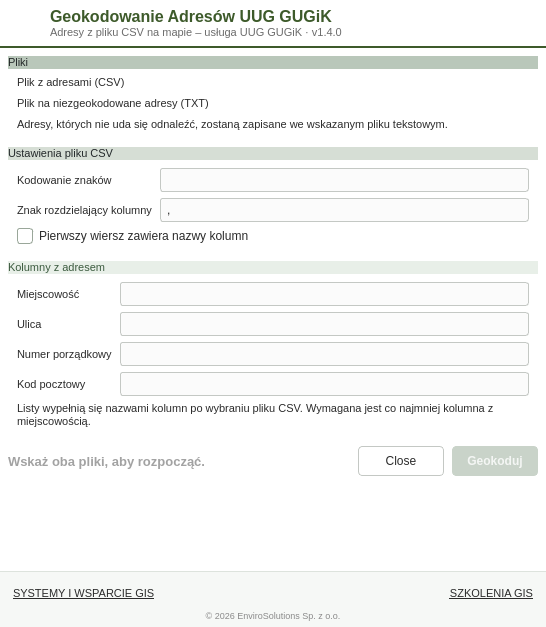
<?xml version="1.0" encoding="UTF-8"?>
<ui version="4.0">
 <class>GeokodowanieAdresowDialogBase</class>
 <widget class="QDialog" name="GeokodowanieAdresowDialogBase">
  <property name="geometry">
   <rect>
    <x>0</x>
    <y>0</y>
    <width>546</width>
    <height>627</height>
   </rect>
  </property>
  <property name="minimumSize">
   <size>
    <width>400</width>
    <height>0</height>
   </size>
  </property>
  <property name="windowTitle">
   <string>Geokodowanie Adresów UUG GUGiK</string>
  </property>
  <property name="windowIcon">
   <iconset>
    <normaloff>../images/icon_uug.svg</normaloff>../images/icon_uug.svg</iconset>
  </property>
  <property name="styleSheet">
   <string notr="true">QDialog#GeokodowanieAdresowDialogBase { background-color: #ffffff; }
QLabel { background: transparent; color: #2b2b2b; font-size: 8pt; }
QCheckBox { background: transparent; color: #2b2b2b; font-size: 9pt; spacing: 6px; }
QCheckBox::indicator { width: 14px; height: 14px; border: 1px solid #9aa79a; border-radius: 3px; background-color: #ffffff; }
QCheckBox::indicator:hover { border-color: #4c6e4f; }
QCheckBox::indicator:checked { background-color: #4c6e4f; border: 1px solid #4c6e4f; image: url(geokodowanieimg:check.svg); }
QCheckBox::indicator:checked:hover { background-color: #5a7f5d; border-color: #5a7f5d; }

/* ---------- NAGŁÓWEK ---------- */
QFrame#headerFrame { background-color: #ffffff; border: none; border-bottom: 2px solid #3d5a2a; }
QLabel#lbl_title { color: #3d5a2a; font-size: 12pt; font-weight: bold; }
QLabel#lbl_pluginVersion { color: #6b6b6b; font-size: 8pt; }
QToolButton#btn_help { background: transparent; border: none; border-radius: 12px; padding: 0px; }
QToolButton#btn_help:hover { background-color: #e4e9dc; }

/* ---------- KARTY ---------- */
QFrame[card=&quot;true&quot;] { background-color: #ffffff; border: 1px solid #d6ded6; border-radius: 6px; }
QLabel[cardTitle=&quot;true&quot;] {
    font-size: 9pt; font-weight: bold; padding: 5px 8px; border: none;
    border-top-left-radius: 5px; border-top-right-radius: 5px;
}
QLabel#lbl_cardFiles { background-color: #b9c7ba; color: #232829; }
QLabel#lbl_cardCsv { background-color: #d6ded5; color: #23282a; }
QLabel#lbl_cardColumns { background-color: #e8efe8; color: #3b5a3e; }
QLabel[caption=&quot;true&quot;] { color: #2b2b2b; font-weight: bold; }
QLabel[hint=&quot;true&quot;] { color: #8a8a8a; font-size: 7pt; }

/* ---------- POLA ---------- */
QComboBox {
    background-color: #fbfbfb; color: #2b2b2b; font-size: 9pt;
    border: 1px solid #c4c8c4; border-radius: 3px; padding: 2px 6px; min-height: 18px;
}
QComboBox:hover, QComboBox:focus { border-color: #4c6e4f; }
QComboBox:disabled { background-color: #f3f3f3; color: #a0a0a0; border-color: #e0e0e0; }
QComboBox QAbstractItemView {
    background-color: #ffffff; color: #2b2b2b; border: 1px solid #c4c8c4;
    selection-background-color: #e4e9dc; selection-color: #2b2b2b; outline: none;
}
QComboBox::drop-down {
    subcontrol-origin: padding; subcontrol-position: center right;
    width: 18px; border: none; background: transparent;
}
QComboBox::down-arrow { image: url(geokodowanieimg:spin_down.svg); width: 12px; height: 12px; }
QgsFileWidget QLineEdit {
    background-color: #ffffff; color: #2b2b2b; font-size: 9pt;
    border: 1px solid #c4c8c4; border-radius: 3px; padding: 2px 4px; min-height: 18px;
}
QgsFileWidget QLineEdit:hover, QgsFileWidget QLineEdit:focus { border-color: #4c6e4f; }
QgsFileWidget QToolButton {
    background-color: #f5f5f5; color: #555555; font-size: 8pt;
    border: 1px solid #c4c8c4; border-radius: 3px; padding: 2px 6px; min-height: 18px;
}
QgsFileWidget QToolButton:hover { background-color: #eef3ee; border-color: #4c6e4f; }
QgsFileWidget QToolButton:pressed { background-color: #e4e9dc; }

/* ---------- STATUS I PRZYCISKI ---------- */
QLabel#lbl_status { color: #A2A2A2; font-size:10pt; font-weight: bold; }
QLabel#lbl_status[state=&quot;info&quot;] { color: #6b6b6b; }
QLabel#lbl_status[state=&quot;ok&quot;] { color: #3b5a3e; } 
QPushButton#btnGeokoduj {
    background-color: #4c6e4f; color: #ffffff; font-size: 9pt; font-weight: bold;
    border: 1px solid #4c6e4f; border-radius: 4px; padding: 5px 14px; min-height: 18px;
}
QPushButton#btnGeokoduj:hover { background-color: #5a7f5d; border-color: #5a7f5d; }
QPushButton#btnGeokoduj:pressed { background-color: #3d5a40; }
QPushButton#btnGeokoduj:disabled { background-color: #c9d3c9; border-color: #c9d3c9; color: #f4f6f4; }
QDialogButtonBox QPushButton {
    background-color: #ffffff; color: #2b2b2b; font-size: 9pt;
    border: 1px solid #c4c8c4; border-radius: 4px; padding: 5px 12px; min-height: 18px; min-width: 60px;
}
QDialogButtonBox QPushButton:hover { background-color: #f6f8f6; border-color: #4c6e4f; }
QDialogButtonBox QPushButton:pressed { background-color: #e4e9dc; }

/* ---------- STOPKA ---------- */
QFrame#footerFrame { background-color: #f6f8f6; border: none; border-top: 1px solid #dde3dd; }
QLabel#lbl_email_2, QLabel#lbl_szkolenia_2 { font-size: 8pt; padding: 2px 2px; }
QLabel#lbl_copyrights { color: #8a8a8a; font-size: 7pt; }

/* ---------- MOTYW CIEMNY ---------- */
QDialog#GeokodowanieAdresowDialogBase[theme=&quot;dark&quot;] { background-color: #2b2d2e; }
QDialog[theme=&quot;dark&quot;] QLabel { color: #e6e9e7; }
QDialog[theme=&quot;dark&quot;] QCheckBox { color: #e6e9e7; }
QDialog[theme=&quot;dark&quot;] QCheckBox::indicator { background-color: #1f2021; border: 1px solid #6f7773; }
QDialog[theme=&quot;dark&quot;] QCheckBox::indicator:hover { border-color: #7fae83; }
QDialog[theme=&quot;dark&quot;] QCheckBox::indicator:checked { background-color: #7fae83; border: 1px solid #7fae83; }
QDialog[theme=&quot;dark&quot;] QCheckBox::indicator:checked:hover { background-color: #8fbf92; border-color: #8fbf92; }

QDialog[theme=&quot;dark&quot;] QFrame#headerFrame { background-color: #303334; border-bottom: 2px solid #4c6e4f; }
QDialog[theme=&quot;dark&quot;] QLabel#lbl_title { color: #a9cfac; }
QDialog[theme=&quot;dark&quot;] QLabel#lbl_pluginVersion { color: #9aa4a0; }
QDialog[theme=&quot;dark&quot;] QToolButton#btn_help:hover { background-color: #3a3f40; }

QDialog[theme=&quot;dark&quot;] QFrame[card=&quot;true&quot;] { background-color: #262829; border: 1px solid #3e4a40; }
QDialog[theme=&quot;dark&quot;] QLabel#lbl_cardFiles { background-color: #4c6e4f; color: #ffffff; }
QDialog[theme=&quot;dark&quot;] QLabel#lbl_cardCsv { background-color: #3d5a40; color: #e6e9e7; }
QDialog[theme=&quot;dark&quot;] QLabel#lbl_cardColumns { background-color: #2c3a2d; color: #a9cfac; }
QDialog[theme=&quot;dark&quot;] QLabel[caption=&quot;true&quot;] { color: #e6e9e7; }
QDialog[theme=&quot;dark&quot;] QLabel[hint=&quot;true&quot;] { color: #8a918e; }

QDialog[theme=&quot;dark&quot;] QComboBox { background-color: #565656; color: #f0f0f0; border: 1px solid #565656; }
QDialog[theme=&quot;dark&quot;] QComboBox:hover, QDialog[theme=&quot;dark&quot;] QComboBox:focus { border-color: #7fae83; }
QDialog[theme=&quot;dark&quot;] QComboBox:disabled { background-color: #3a3d3e; color: #7a7f7c; border-color: #3a3d3e; }
QDialog[theme=&quot;dark&quot;] QComboBox QAbstractItemView { background-color: #2f3132; color: #e6e9e7; border: 1px solid #4a4f50; selection-background-color: #4c6e4f; selection-color: #ffffff; }
QDialog[theme=&quot;dark&quot;] QgsFileWidget QLineEdit { background-color: #1f2021; color: #e6e9e7; border: 1px solid #1f2021; }
QDialog[theme=&quot;dark&quot;] QgsFileWidget QLineEdit:hover, QDialog[theme=&quot;dark&quot;] QgsFileWidget QLineEdit:focus { border-color: #7fae83; }
QDialog[theme=&quot;dark&quot;] QgsFileWidget QToolButton { background-color: #565656; color: #e6e9e7; border: 1px solid #565656; }
QDialog[theme=&quot;dark&quot;] QgsFileWidget QToolButton:hover { background-color: #626262; border-color: #7fae83; }
QDialog[theme=&quot;dark&quot;] QgsFileWidget QToolButton:pressed { background-color: #4a4a4a; }

QDialog[theme=&quot;dark&quot;] QLabel#lbl_status { color: #a9cfac; }
QDialog[theme=&quot;dark&quot;] QLabel#lbl_status[state=&quot;info&quot;] { color: #9aa4a0; }
QDialog[theme=&quot;dark&quot;] QLabel#lbl_status[state=&quot;error&quot;] { color: #e8877c; }
QDialog[theme=&quot;dark&quot;] QPushButton#btnGeokoduj { background-color: #6f9c73; border-color: #6f9c73; color: #ffffff; }
QDialog[theme=&quot;dark&quot;] QPushButton#btnGeokoduj:hover { background-color: #7fae83; border-color: #7fae83; }
QDialog[theme=&quot;dark&quot;] QPushButton#btnGeokoduj:pressed { background-color: #5a8a5e; }
QDialog[theme=&quot;dark&quot;] QPushButton#btnGeokoduj:disabled { background-color: #3a3f40; border-color: #3a3f40; color: #6f7773; }
QDialog[theme=&quot;dark&quot;] QDialogButtonBox QPushButton { background-color: #2b2d2e; color: #e6e9e7; border: 1px solid #5a6162; }
QDialog[theme=&quot;dark&quot;] QDialogButtonBox QPushButton:hover { background-color: #33383a; border-color: #7fae83; }
QDialog[theme=&quot;dark&quot;] QDialogButtonBox QPushButton:pressed { background-color: #1f2a20; }

QDialog[theme=&quot;dark&quot;] QFrame#footerFrame { background-color: #303334; border-top: 1px solid #3e4244; }
QDialog[theme=&quot;dark&quot;] QLabel#lbl_copyrights { color: #8a918e; }</string>
  </property>
  <property name="modal">
   <bool>false</bool>
  </property>
  <property name="theme" stdset="0">
   <string notr="true">light</string>
  </property>
  <layout class="QVBoxLayout" name="mainLayout">
   <property name="spacing">
    <number>0</number>
   </property>
   <property name="leftMargin">
    <number>0</number>
   </property>
   <property name="topMargin">
    <number>0</number>
   </property>
   <property name="rightMargin">
    <number>0</number>
   </property>
   <property name="bottomMargin">
    <number>0</number>
   </property>
   <item>
    <widget class="QFrame" name="headerFrame">
     <property name="frameShape">
      <enum>QFrame::NoFrame</enum>
     </property>
     <layout class="QHBoxLayout" name="headerLayout">
      <property name="spacing">
       <number>8</number>
      </property>
      <property name="leftMargin">
       <number>10</number>
      </property>
      <property name="topMargin">
       <number>7</number>
      </property>
      <property name="rightMargin">
       <number>10</number>
      </property>
      <property name="bottomMargin">
       <number>7</number>
      </property>
      <item>
       <widget class="QLabel" name="img_main">
        <property name="minimumSize">
         <size>
          <width>32</width>
          <height>32</height>
         </size>
        </property>
        <property name="maximumSize">
         <size>
          <width>32</width>
          <height>32</height>
         </size>
        </property>
        <property name="text">
         <string/>
        </property>
        <property name="pixmap">
         <pixmap>../images/icon_uug.svg</pixmap>
        </property>
        <property name="scaledContents">
         <bool>true</bool>
        </property>
       </widget>
      </item>
      <item>
       <layout class="QVBoxLayout" name="titleLayout">
        <property name="spacing">
         <number>0</number>
        </property>
        <item>
         <widget class="QLabel" name="lbl_title">
          <property name="text">
           <string>Geokodowanie Adresów UUG GUGiK</string>
          </property>
         </widget>
        </item>
        <item>
         <widget class="QLabel" name="lbl_pluginVersion">
          <property name="text">
           <string>Adresy z pliku CSV na mapie – usługa UUG GUGiK · v1.4.0</string>
          </property>
         </widget>
        </item>
       </layout>
      </item>
      <item>
       <widget class="QToolButton" name="btn_help">
        <property name="minimumSize">
         <size>
          <width>32</width>
          <height>32</height>
         </size>
        </property>
        <property name="maximumSize">
         <size>
          <width>32</width>
          <height>32</height>
         </size>
        </property>
        <property name="cursor">
         <cursorShape>PointingHandCursor</cursorShape>
        </property>
        <property name="toolTip">
         <string>Pomoc – strona wtyczki</string>
        </property>
        <property name="icon">
         <iconset>
          <normaloff>../images/light/help_primary.svg</normaloff>../images/light/help_primary.svg</iconset>
        </property>
        <property name="iconSize">
         <size>
          <width>24</width>
          <height>24</height>
         </size>
        </property>
        <property name="autoRaise">
         <bool>true</bool>
        </property>
       </widget>
      </item>
      <item>
       <widget class="QToolButton" name="btn_close">
        <property name="minimumSize">
         <size>
          <width>32</width>
          <height>32</height>
         </size>
        </property>
        <property name="maximumSize">
         <size>
          <width>32</width>
          <height>32</height>
         </size>
        </property>
        <property name="cursor">
         <cursorShape>PointingHandCursor</cursorShape>
        </property>
        <property name="mouseTracking">
         <bool>true</bool>
        </property>
        <property name="text">
         <string/>
        </property>
        <property name="icon">
         <iconset>
          <normaloff>../images/close.svg</normaloff>../images/close.svg</iconset>
        </property>
        <property name="iconSize">
         <size>
          <width>24</width>
          <height>24</height>
         </size>
        </property>
        <property name="autoRaise">
         <bool>true</bool>
        </property>
       </widget>
      </item>
     </layout>
    </widget>
   </item>
   <item>
    <layout class="QVBoxLayout" name="contentLayout">
     <property name="spacing">
      <number>8</number>
     </property>
     <property name="leftMargin">
      <number>8</number>
     </property>
     <property name="topMargin">
      <number>8</number>
     </property>
     <property name="rightMargin">
      <number>8</number>
     </property>
     <property name="bottomMargin">
      <number>8</number>
     </property>
     <item>
      <widget class="QFrame" name="cardFiles">
       <property name="frameShape">
        <enum>QFrame::NoFrame</enum>
       </property>
       <property name="card" stdset="0">
        <bool>true</bool>
       </property>
       <layout class="QVBoxLayout" name="cardFilesLayout">
        <property name="spacing">
         <number>0</number>
        </property>
        <property name="leftMargin">
         <number>0</number>
        </property>
        <property name="topMargin">
         <number>0</number>
        </property>
        <property name="rightMargin">
         <number>0</number>
        </property>
        <property name="bottomMargin">
         <number>1</number>
        </property>
        <item>
         <widget class="QLabel" name="lbl_cardFiles">
          <property name="text">
           <string>Pliki</string>
          </property>
          <property name="cardTitle" stdset="0">
           <bool>true</bool>
          </property>
         </widget>
        </item>
        <item>
         <layout class="QVBoxLayout" name="cardFilesBody">
          <property name="spacing">
           <number>4</number>
          </property>
          <property name="leftMargin">
           <number>9</number>
          </property>
          <property name="topMargin">
           <number>7</number>
          </property>
          <property name="rightMargin">
           <number>9</number>
          </property>
          <property name="bottomMargin">
           <number>7</number>
          </property>
          <item>
           <widget class="QLabel" name="label">
            <property name="text">
             <string>Plik z adresami (CSV)</string>
            </property>
            <property name="buddy">
             <cstring>qfwInputFile</cstring>
            </property>
            <property name="caption" stdset="0">
             <bool>true</bool>
            </property>
           </widget>
          </item>
          <item>
           <widget class="QgsFileWidget" name="qfwInputFile"/>
          </item>
          <item>
           <widget class="QLabel" name="label_2">
            <property name="text">
             <string>Plik na niezgeokodowane adresy (TXT)</string>
            </property>
            <property name="buddy">
             <cstring>qfwOutputFile</cstring>
            </property>
            <property name="caption" stdset="0">
             <bool>true</bool>
            </property>
           </widget>
          </item>
          <item>
           <widget class="QgsFileWidget" name="qfwOutputFile"/>
          </item>
          <item>
           <widget class="QLabel" name="lbl_filesInfo">
            <property name="text">
             <string>Adresy, których nie uda się odnaleźć, zostaną zapisane we wskazanym pliku tekstowym.</string>
            </property>
            <property name="wordWrap">
             <bool>true</bool>
            </property>
            <property name="hint" stdset="0">
             <bool>true</bool>
            </property>
           </widget>
          </item>
         </layout>
        </item>
       </layout>
      </widget>
     </item>
     <item>
      <widget class="QFrame" name="cardCsv">
       <property name="frameShape">
        <enum>QFrame::NoFrame</enum>
       </property>
       <property name="card" stdset="0">
        <bool>true</bool>
       </property>
       <layout class="QVBoxLayout" name="cardCsvLayout">
        <property name="spacing">
         <number>0</number>
        </property>
        <property name="leftMargin">
         <number>0</number>
        </property>
        <property name="topMargin">
         <number>0</number>
        </property>
        <property name="rightMargin">
         <number>0</number>
        </property>
        <property name="bottomMargin">
         <number>1</number>
        </property>
        <item>
         <widget class="QLabel" name="lbl_cardCsv">
          <property name="text">
           <string>Ustawienia pliku CSV</string>
          </property>
          <property name="cardTitle" stdset="0">
           <bool>true</bool>
          </property>
         </widget>
        </item>
        <item>
         <layout class="QGridLayout" name="gridCsv" columnstretch="0,1">
          <property name="leftMargin">
           <number>9</number>
          </property>
          <property name="topMargin">
           <number>8</number>
          </property>
          <property name="rightMargin">
           <number>9</number>
          </property>
          <property name="bottomMargin">
           <number>8</number>
          </property>
          <property name="horizontalSpacing">
           <number>8</number>
          </property>
          <property name="verticalSpacing">
           <number>6</number>
          </property>
          <item row="0" column="0">
           <widget class="QLabel" name="lblEncoding">
            <property name="text">
             <string>Kodowanie znaków</string>
            </property>
            <property name="buddy">
             <cstring>cbxEncoding</cstring>
            </property>
           </widget>
          </item>
          <item row="0" column="1">
           <widget class="QComboBox" name="cbxEncoding"/>
          </item>
          <item row="1" column="0">
           <widget class="QLabel" name="label_7">
            <property name="text">
             <string>Znak rozdzielający kolumny</string>
            </property>
            <property name="buddy">
             <cstring>cbxDelimiter</cstring>
            </property>
           </widget>
          </item>
          <item row="1" column="1">
           <widget class="QComboBox" name="cbxDelimiter">
            <item>
             <property name="text">
              <string>,</string>
             </property>
            </item>
            <item>
             <property name="text">
              <string>;</string>
             </property>
            </item>
            <item>
             <property name="text">
              <string>Spacja</string>
             </property>
            </item>
            <item>
             <property name="text">
              <string>|</string>
             </property>
            </item>
            <item>
             <property name="text">
              <string>:</string>
             </property>
            </item>
           </widget>
          </item>
          <item row="2" column="0" colspan="2">
           <widget class="QCheckBox" name="cbxFirstRow">
            <property name="text">
             <string>Pierwszy wiersz zawiera nazwy kolumn</string>
            </property>
            <property name="checked">
             <bool>true</bool>
            </property>
           </widget>
          </item>
         </layout>
        </item>
       </layout>
      </widget>
     </item>
     <item>
      <widget class="QFrame" name="cardColumns">
       <property name="frameShape">
        <enum>QFrame::NoFrame</enum>
       </property>
       <property name="card" stdset="0">
        <bool>true</bool>
       </property>
       <layout class="QVBoxLayout" name="cardColumnsLayout">
        <property name="spacing">
         <number>0</number>
        </property>
        <property name="leftMargin">
         <number>0</number>
        </property>
        <property name="topMargin">
         <number>0</number>
        </property>
        <property name="rightMargin">
         <number>0</number>
        </property>
        <property name="bottomMargin">
         <number>1</number>
        </property>
        <item>
         <widget class="QLabel" name="lbl_cardColumns">
          <property name="text">
           <string>Kolumny z adresem</string>
          </property>
          <property name="cardTitle" stdset="0">
           <bool>true</bool>
          </property>
         </widget>
        </item>
        <item>
         <layout class="QVBoxLayout" name="cardColumnsBody">
          <property name="spacing">
           <number>6</number>
          </property>
          <property name="leftMargin">
           <number>9</number>
          </property>
          <property name="topMargin">
           <number>8</number>
          </property>
          <property name="rightMargin">
           <number>9</number>
          </property>
          <property name="bottomMargin">
           <number>7</number>
          </property>
          <item>
           <layout class="QGridLayout" name="gridColumns" columnstretch="0,1">
            <property name="horizontalSpacing">
             <number>8</number>
            </property>
            <property name="verticalSpacing">
             <number>6</number>
            </property>
            <item row="0" column="0">
             <widget class="QLabel" name="label_3">
              <property name="text">
               <string>Miejscowość</string>
              </property>
              <property name="buddy">
               <cstring>cbxMiejscowosc</cstring>
              </property>
             </widget>
            </item>
            <item row="0" column="1">
             <widget class="QComboBox" name="cbxMiejscowosc"/>
            </item>
            <item row="1" column="0">
             <widget class="QLabel" name="label_4">
              <property name="text">
               <string>Ulica</string>
              </property>
              <property name="buddy">
               <cstring>cbxUlica</cstring>
              </property>
             </widget>
            </item>
            <item row="1" column="1">
             <widget class="QComboBox" name="cbxUlica"/>
            </item>
            <item row="2" column="0">
             <widget class="QLabel" name="label_5">
              <property name="text">
               <string>Numer porządkowy</string>
              </property>
              <property name="buddy">
               <cstring>cbxNumer</cstring>
              </property>
             </widget>
            </item>
            <item row="2" column="1">
             <widget class="QComboBox" name="cbxNumer"/>
            </item>
            <item row="3" column="0">
             <widget class="QLabel" name="label_8">
              <property name="text">
               <string>Kod pocztowy</string>
              </property>
              <property name="buddy">
               <cstring>cbxKod</cstring>
              </property>
             </widget>
            </item>
            <item row="3" column="1">
             <widget class="QComboBox" name="cbxKod">
              <property name="font">
               <font>
                <pointsize>9</pointsize>
                <kerning>true</kerning>
               </font>
              </property>
              <property name="frame">
               <bool>true</bool>
              </property>
             </widget>
            </item>
           </layout>
          </item>
          <item>
           <widget class="QLabel" name="lbl_columnsInfo">
            <property name="text">
             <string>Listy wypełnią się nazwami kolumn po wybraniu pliku CSV. Wymagana jest co najmniej kolumna z miejscowością.</string>
            </property>
            <property name="wordWrap">
             <bool>true</bool>
            </property>
            <property name="hint" stdset="0">
             <bool>true</bool>
            </property>
           </widget>
          </item>
         </layout>
        </item>
       </layout>
      </widget>
     </item>
     <item>
      <layout class="QHBoxLayout" name="actionsLayout">
       <property name="spacing">
        <number>8</number>
       </property>
       <property name="topMargin">
        <number>2</number>
       </property>
       <item>
        <widget class="QLabel" name="lbl_status">
         <property name="sizePolicy">
          <sizepolicy hsizetype="Expanding" vsizetype="Preferred">
           <horstretch>1</horstretch>
           <verstretch>0</verstretch>
          </sizepolicy>
         </property>
         <property name="text">
          <string>Wskaż oba pliki, aby rozpocząć.</string>
         </property>
         <property name="wordWrap">
          <bool>true</bool>
         </property>
         <property name="state" stdset="0">
          <string notr="true">ok</string>
         </property>
        </widget>
       </item>
       <item>
        <widget class="QDialogButtonBox" name="button_box">
         <property name="focusPolicy">
          <enum>Qt::StrongFocus</enum>
         </property>
         <property name="orientation">
          <enum>Qt::Horizontal</enum>
         </property>
         <property name="standardButtons">
          <set>QDialogButtonBox::Close</set>
         </property>
        </widget>
       </item>
       <item>
        <widget class="QPushButton" name="btnGeokoduj">
         <property name="enabled">
          <bool>false</bool>
         </property>
         <property name="cursor">
          <cursorShape>PointingHandCursor</cursorShape>
         </property>
         <property name="text">
          <string>Geokoduj</string>
         </property>
         <property name="icon">
          <iconset>
           <normaloff>../images/light/pin_on_primary.svg</normaloff>../images/light/pin_on_primary.svg</iconset>
         </property>
         <property name="iconSize">
          <size>
           <width>14</width>
           <height>14</height>
          </size>
         </property>
         <property name="default">
          <bool>true</bool>
         </property>
        </widget>
       </item>
      </layout>
     </item>
     <item>
      <spacer name="contentSpacer">
       <property name="orientation">
        <enum>Qt::Vertical</enum>
       </property>
       <property name="sizeHint" stdset="0">
        <size>
         <width>0</width>
         <height>0</height>
        </size>
       </property>
      </spacer>
     </item>
    </layout>
   </item>
   <item>
    <widget class="QFrame" name="footerFrame">
     <property name="frameShape">
      <enum>QFrame::NoFrame</enum>
     </property>
     <layout class="QVBoxLayout" name="footerOuterLayout">
      <property name="spacing">
       <number>0</number>
      </property>
      <property name="leftMargin">
       <number>8</number>
      </property>
      <property name="topMargin">
       <number>6</number>
      </property>
      <property name="rightMargin">
       <number>8</number>
      </property>
      <property name="bottomMargin">
       <number>6</number>
      </property>
      <item>
       <layout class="QHBoxLayout" name="footerLayout">
        <property name="spacing">
         <number>0</number>
        </property>
        <item>
         <widget class="QLabel" name="lbl_email_2">
          <property name="font">
           <font>
            <pointsize>8</pointsize>
            <underline>true</underline>
           </font>
          </property>
          <property name="text">
           <string>&lt;a href=&quot;https://envirosolutions.pl/?utm_source=plugins&amp;utm_medium=referral&amp;utm_campaign=geokodowanie_adresow_uug&amp;utm_content=systemy_wsparcie#uslugi&quot; style=&quot;text-decoration:underline; color:#556b55;&quot;&gt;SYSTEMY I WSPARCIE GIS&lt;/a&gt;</string>
          </property>
          <property name="textFormat">
           <enum>Qt::RichText</enum>
          </property>
          <property name="openExternalLinks">
           <bool>true</bool>
          </property>
          <property name="textInteractionFlags">
           <set>Qt::TextBrowserInteraction</set>
          </property>
         </widget>
        </item>
        <item>
         <spacer name="footerSpacerL">
          <property name="orientation">
           <enum>Qt::Horizontal</enum>
          </property>
          <property name="sizeHint" stdset="0">
           <size>
            <width>10</width>
            <height>20</height>
           </size>
          </property>
         </spacer>
        </item>
        <item>
         <widget class="QLabel" name="label_6">
          <property name="minimumSize">
           <size>
            <width>142</width>
            <height>32</height>
           </size>
          </property>
          <property name="maximumSize">
           <size>
            <width>142</width>
            <height>32</height>
           </size>
          </property>
          <property name="text">
           <string/>
          </property>
          <property name="pixmap">
           <pixmap>../images/ESENG_poz_green.png</pixmap>
          </property>
          <property name="scaledContents">
           <bool>true</bool>
          </property>
         </widget>
        </item>
        <item>
         <spacer name="footerSpacerR">
          <property name="orientation">
           <enum>Qt::Horizontal</enum>
          </property>
          <property name="sizeHint" stdset="0">
           <size>
            <width>10</width>
            <height>20</height>
           </size>
          </property>
         </spacer>
        </item>
        <item>
         <widget class="QLabel" name="lbl_szkolenia_2">
          <property name="font">
           <font>
            <pointsize>8</pointsize>
            <underline>true</underline>
           </font>
          </property>
          <property name="text">
           <string>&lt;a href=&quot;https://envirosolutions.pl/oferta-szkoleniowa/?utm_source=plugins&amp;utm_medium=referral&amp;utm_campaign=geokodowanie_adresow_uug&amp;utm_content=szkolenia_gis&quot; style=&quot;text-decoration:underline; color:#556b55;&quot;&gt;SZKOLENIA GIS&lt;/a&gt;</string>
          </property>
          <property name="textFormat">
           <enum>Qt::RichText</enum>
          </property>
          <property name="alignment">
           <set>Qt::AlignRight|Qt::AlignTrailing|Qt::AlignVCenter</set>
          </property>
          <property name="openExternalLinks">
           <bool>true</bool>
          </property>
          <property name="textInteractionFlags">
           <set>Qt::TextBrowserInteraction</set>
          </property>
         </widget>
        </item>
       </layout>
      </item>
      <item>
       <widget class="QLabel" name="lbl_copyrights">
        <property name="visible">
         <bool>false</bool>
        </property>
        <property name="text">
         <string>© 2026 EnviroSolutions Sp. z o.o.</string>
        </property>
        <property name="alignment">
         <set>Qt::AlignCenter</set>
        </property>
       </widget>
      </item>
     </layout>
    </widget>
   </item>
  </layout>
 </widget>
 <customwidgets>
  <customwidget>
   <class>QgsFileWidget</class>
   <extends>QWidget</extends>
   <header>qgsfilewidget.h</header>
  </customwidget>
 </customwidgets>
 <tabstops>
  <tabstop>qfwInputFile</tabstop>
  <tabstop>qfwOutputFile</tabstop>
  <tabstop>cbxEncoding</tabstop>
  <tabstop>cbxDelimiter</tabstop>
  <tabstop>cbxFirstRow</tabstop>
  <tabstop>cbxMiejscowosc</tabstop>
  <tabstop>cbxUlica</tabstop>
  <tabstop>cbxNumer</tabstop>
  <tabstop>cbxKod</tabstop>
  <tabstop>btnGeokoduj</tabstop>
  <tabstop>button_box</tabstop>
  <tabstop>btn_help</tabstop>
 </tabstops>
 <resources/>
 <connections>
  <connection>
   <sender>button_box</sender>
   <signal>accepted()</signal>
   <receiver>GeokodowanieAdresowDialogBase</receiver>
   <slot>accept()</slot>
   <hints>
    <hint type="sourcelabel">
     <x>20</x>
     <y>20</y>
    </hint>
    <hint type="destinationlabel">
     <x>20</x>
     <y>20</y>
    </hint>
   </hints>
  </connection>
  <connection>
   <sender>button_box</sender>
   <signal>rejected()</signal>
   <receiver>GeokodowanieAdresowDialogBase</receiver>
   <slot>reject()</slot>
   <hints>
    <hint type="sourcelabel">
     <x>20</x>
     <y>20</y>
    </hint>
    <hint type="destinationlabel">
     <x>20</x>
     <y>20</y>
    </hint>
   </hints>
  </connection>
 </connections>
</ui>
